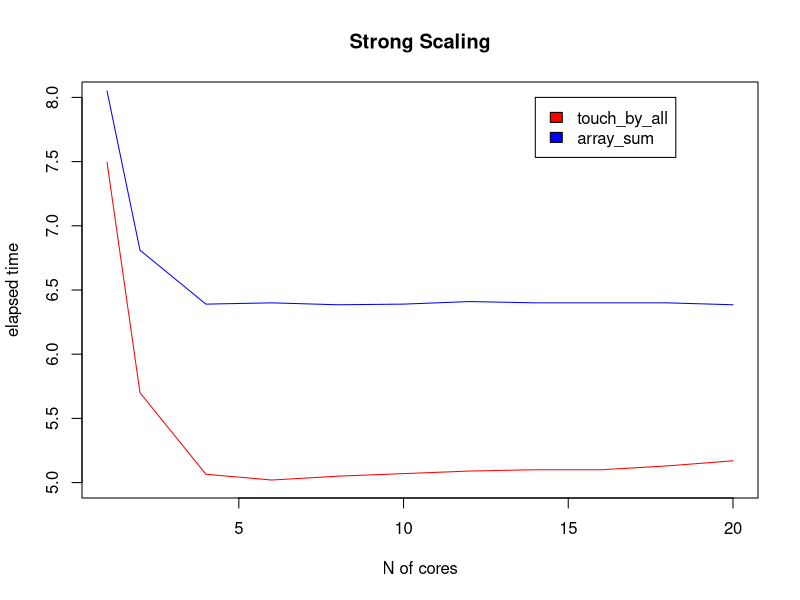
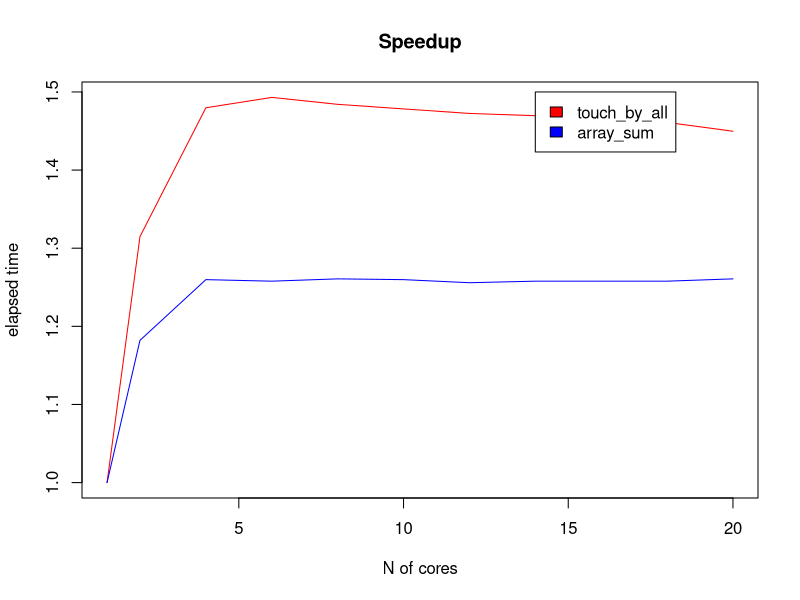
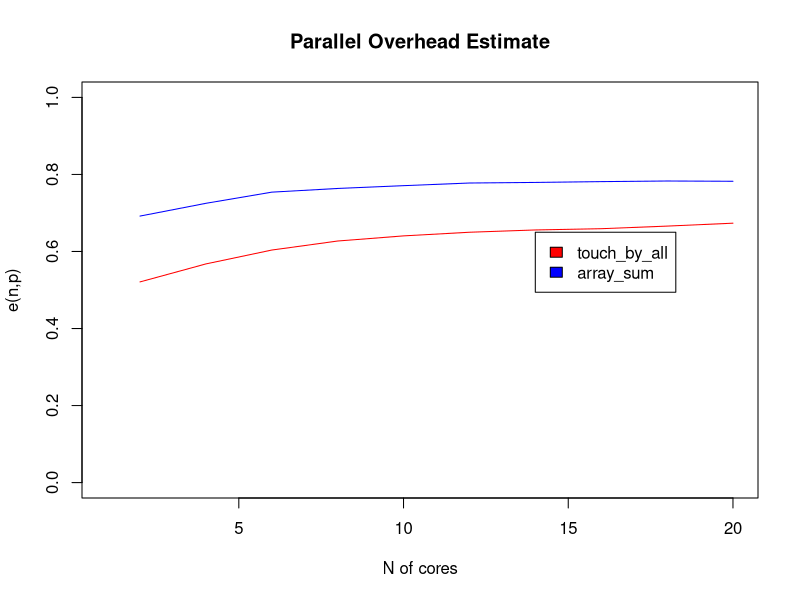

Recreate these plots in R, in order.
library(readr)
time_executions_array_sum <- read_csv2("time_executions_array_sum.csv")
time_executions_touch_by_all <- read_csv2("time_executions_touch_by_all.csv")



plot(time_executions_touch_by_all$p,time_executions_touch_by_all$time,type = "l",ylim = c(5,8),ylab = "elapsed time",xlab= "N of cores", col = "red", main = "Strong Scaling")
lines(time_executions_array_sum$p,time_executions_array_sum$time,type = "l",ylab = "elapsed time",xlab= "N of cores", col = "blue")


legend(14, 8, legend = c("touch_by_all","array_sum"), fill = c("red","blue"), col="red", bg ="white")
serial_time_touch_by_all=time_executions_touch_by_all$time[1]
serial_time_array_sum=time_executions_array_sum$time[1]
speedup_touch_by_all =serial_time_touch_by_all/time_executions_touch_by_all$time 
speedup_array_sum =serial_time_array_sum/time_executions_array_sum$time


plot(time_executions_touch_by_all$p,speedup_touch_by_all,type = "l",ylab = "elapsed time",xlab= "N of cores", col = "red", main = "Speedup")
lines(time_executions_array_sum$p,speedup_array_sum,type = "l",ylab = "elapsed time",xlab= "N of cores", col = "blue")
legend(14, 1.5, legend = c("touch_by_all","array_sum"), fill = c("red","blue"), col="red", bg ="white")


e_touch_by_all = (1/speedup_touch_by_all- 1/time_executions_touch_by_all$p)/(1-1/time_executions_touch_by_all$p) 
plot(time_executions_array_sum$p,e_touch_by_all,type = "l",ylim =c(0,1),ylab = "e(n,p)",xlab= "N of cores", col = "red", main = "Parallel Overhead Estimate")
e_array_sum = (1/speedup_array_sum- 1/time_executions_array_sum$p)/(1-1/time_executions_array_sum$p) 
lines(time_executions_array_sum$p,e_array_sum,type = "l",ylab = "overhead",xlab= "N of cores", col = "blue", main = "Parallel Overhead")
legend(14, 0.65, legend = c("touch_by_all","array_sum"), fill = c("red","blue"), col="red", bg ="white")

